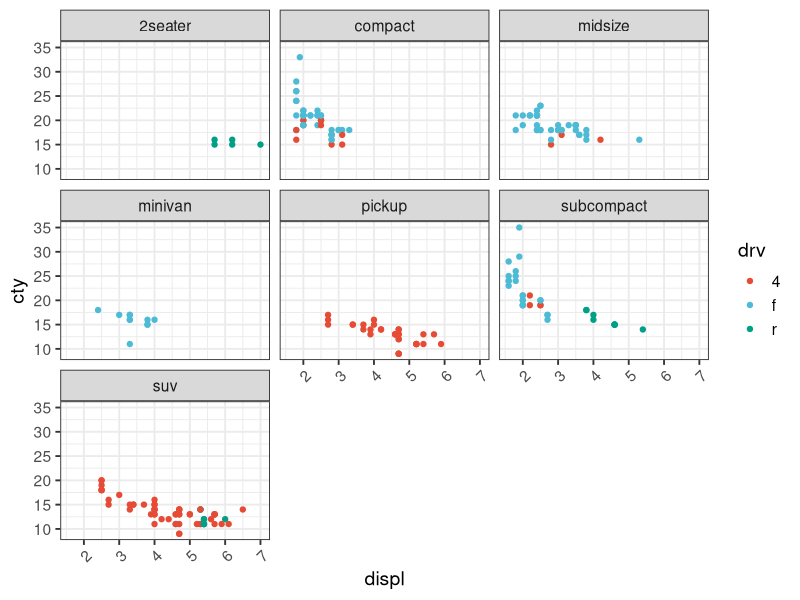
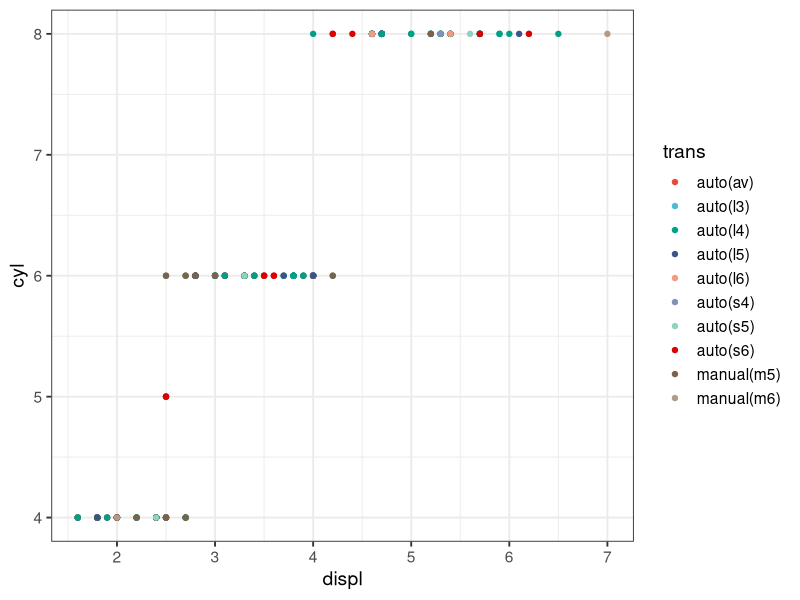
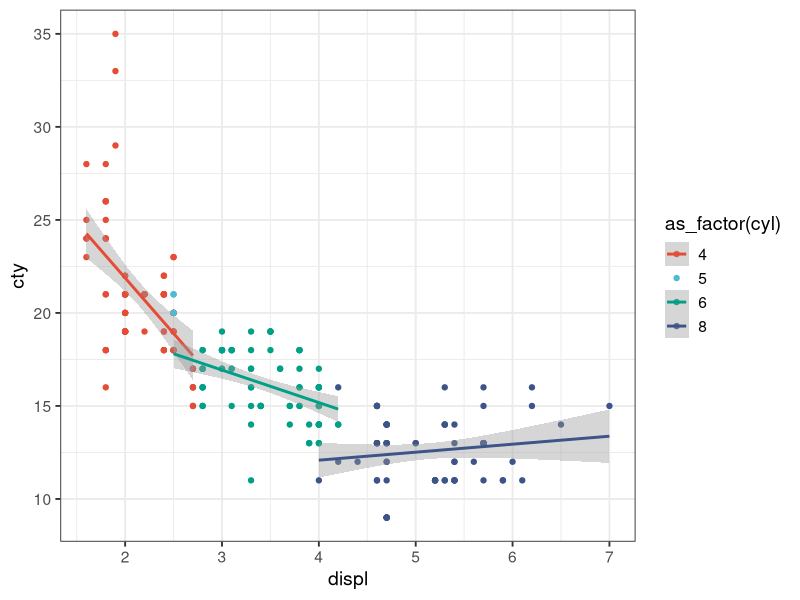

These charts were generated, in order, by the following R code:
## ---- chunk 1
#| label: setup
#| echo: true
#| output: false
library(tidyverse)
library(ggsci)
theme_set(theme_bw(base_size = 14))
## ---- chunk 2
#| echo: true
#| label: fig-test
#| fig-cap: "Random viz of mpg"
#| fig-width: 6
#| fig-height: 8
ggplot(mpg, aes(x=displ,y=cty, color = drv)) +
  geom_point() +
  scale_color_npg() + theme(axis.text.x = element_text(angle = 45, hjust = 0.9)) +
  facet_wrap(~class)
## ---- chunk 3
#| label: fig-panel
#| fig-cap: "Many figures"
#| fig-subcap: 
#| - "Scatter plot"
#| - "Linear plot"
#| layout-ncol: 2
ggplot(mpg, aes(x=displ,y=cyl, color = trans)) +
  geom_point() + 
  scale_color_npg()
ggplot(mpg, aes(x=displ,y=cty, color = as_factor(cyl))) +
  geom_point() +
  geom_smooth(method = "lm") + 
  scale_color_npg()
